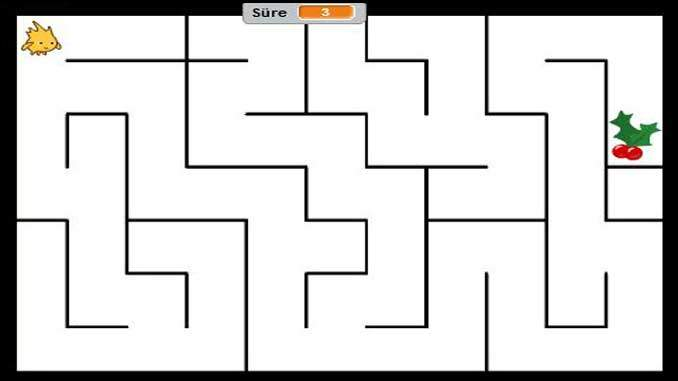
#> input picture images/hav.jpg, 678 x 381 px, found by its file name
$ python 'goruntu_ısleme_thresholding.py'
#> lines starting #> are read from the running program, lines starting #| are printed output that depends on the picture; after the words box and inside, x2 and y2 are one past the last pixel; in counts of white or black regions, pixels touching at a corner belong together
# -*- coding: utf-8 -*-
"""
Created on Mon Jul 19 18:40:05 2021

@author: Fatih
"""

import cv2

resim=cv2.imread("C:/Users/Fatih/Desktop/New folder/hav.jpg",0)
#> resim: shape (381, 678); min 0, max 255, mean 214.6

ret,thresh=cv2.threshold(resim, 127, 255, cv2.THRESH_BINARY)
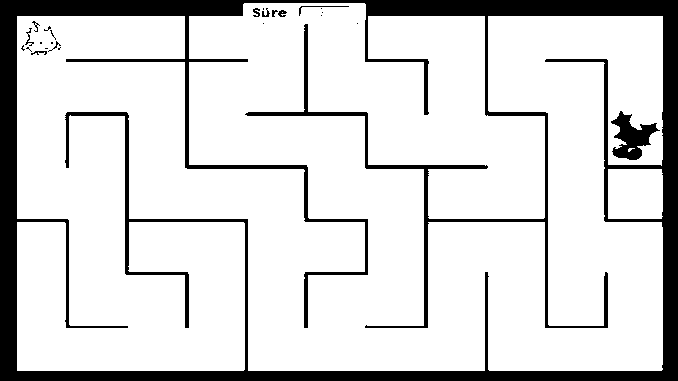
#> thresh: shape (381, 678); 84.3% white; 25 black regions (14 under 20 px), largest, box (x1, y1, x2, y2) and area: (0, 0, 678, 381) 38936, (611, 111, 660, 160) 1140, (299, 6, 349, 16) 64
ret,thresh1=cv2.threshold(resim, 127, 255, cv2.THRESH_BINARY_INV)
ret,thresh2=cv2.threshold(resim, 127, 255, cv2.THRESH_TRUNC)
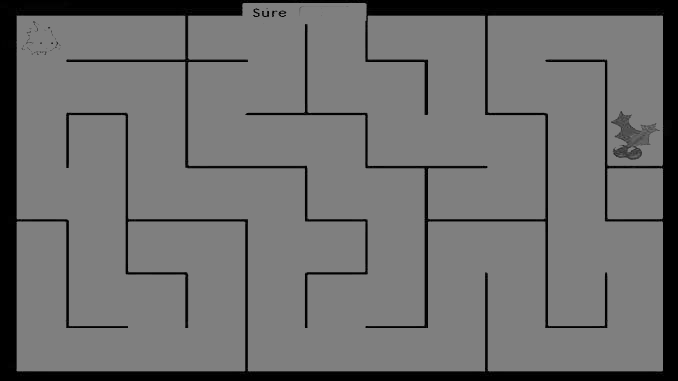
#> thresh2: shape (381, 678); min 0, max 127, mean 109.6
ret,thresh3=cv2.threshold(resim, 127, 255, cv2.THRESH_TOZERO)
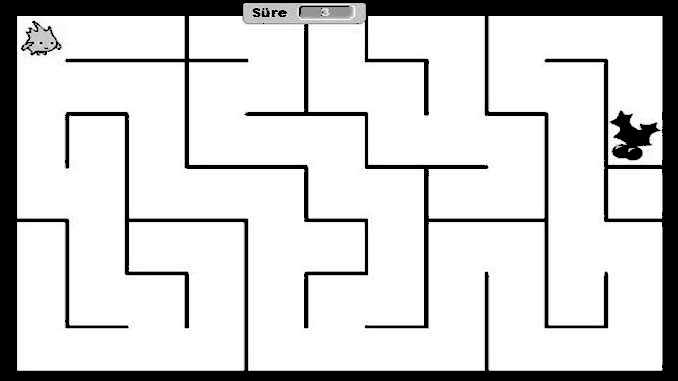
#> thresh3: shape (381, 678); min 0, max 255, mean 212.1
ret,thresh4=cv2.threshold(resim, 127, 255, cv2.THRESH_TOZERO_INV)
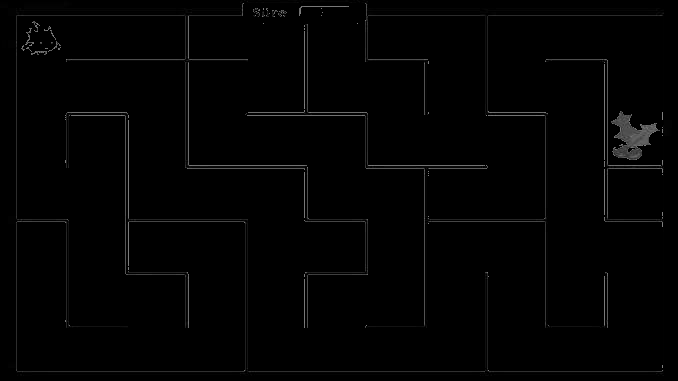
#> thresh4: shape (381, 678); min 0, max 127, mean 2.5

cv2.imshow("orijinal", resim)
cv2.imshow("tresh", thresh)
cv2.imshow("tresh1", thresh1)
cv2.imshow("tresh2", thresh2)
cv2.imshow("tresh3", thresh3)
cv2.imshow("tresh4", thresh4)


cv2.waitKey(0)
cv2.destroyAllWindows()
